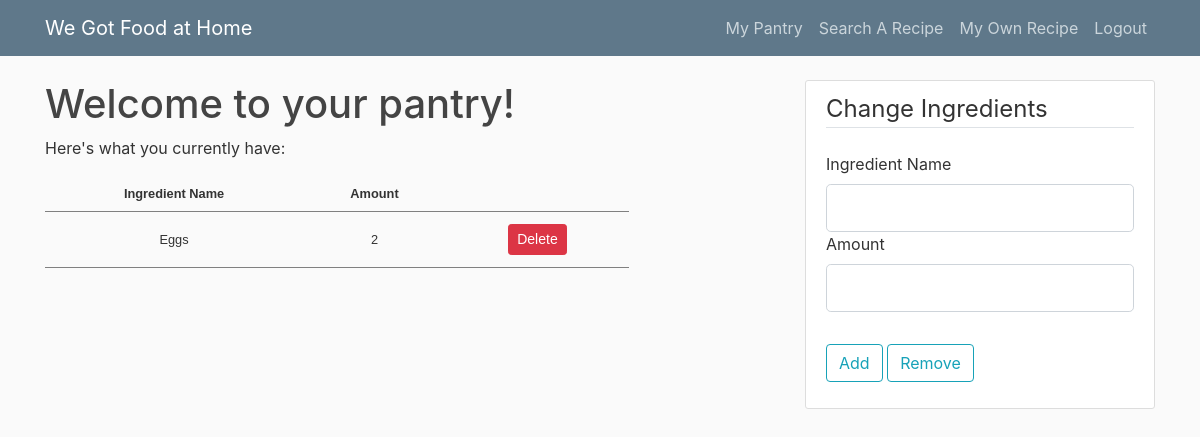
Before: /my_pantry (signed in) with the older database file.
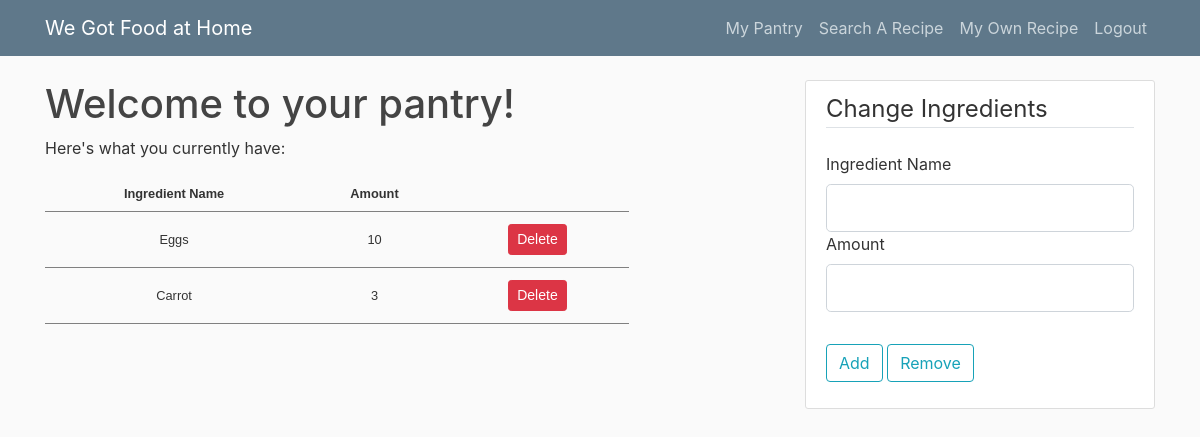
After: the same page with the newer database file.
### wdwh/models.py (models this page shows, shortened)
class Ingredient(db.Model):
    id = db.Column(db.Integer, primary_key=True)
    name = db.Column(db.String(100), nullable=False)
    qty = db.Column(db.Integer, nullable=False)
    exp_date = db.Column(db.DateTime)
    user_id = db.Column(db.Integer, db.ForeignKey('user.id'))
    recipe_id = db.Column(db.Integer, db.ForeignKey('recipe.id'))

### wdwh/routes.py (the view, shortened to what this page needs)
@app.route("/my_pantry", methods=["GET", "POST"])
@login_required
def my_pantry():
    add_ingr_form = AddIngredientForm()
    all_ingr = Ingredient.query.filter_by(user_id=current_user.id).all()
    return render_template("pantry.html", title="My Pantry", add_form=add_ingr_form, all_ingr=all_ingr)

### wdwh/forms.py (shortened to what this page needs)
class AddIngredientForm(FlaskForm):
    ingr_name = StringField("Ingredient Name", validators=[DataRequired()])
    qty = IntegerField("Amount", validators=[DataRequired()])
    add = SubmitField("Add")
    remove = SubmitField("Remove")

### wdwh/models.py (called while the page is built)
@login_manager.user_loader
def load_user(user_id):
    return User.query.get(int(user_id))

### wdwh/templates/pantry.html (shortened to what this page needs)
{% extends "layout.html" %}
{% block content %}
<body>
    <h1>Welcome to your pantry!</h1>
    <p>Here's what you currently have:</p>
    {% if all_ingr %}
        <table>
            <tr>
                <th>Ingredient Name</th>
                <th>Amount</th>
            </tr>
            {% for ingr in all_ingr %}
                <tr>
                    <td>{{ingr.name}}</td>
                    <td>{{ingr.qty}}</td>
                    <td>
                        <button type="button" class="btn btn-danger btn-sm m-1" data-toggle="modal" data-target="#deleteModal{{ingr.id}}">Delete</button>
                    </td>
                </tr>
            {% endfor %}
        </table>
    {% else %}
        <small class="text-muted">
            Your pantry is currently empty, try adding some ingredients!
        </small>
    {% endif %}
</body>
{% endblock content %}
{% block side %}
<div class="content-section">
    <form method="POST" action="">
        <fieldset class="form-group">
            <legend class="border-bottom mb-4">Change Ingredients</legend>
            <div class="form-group">
                {{ add_form.ingr_name.label(class="form-control-label") }}
                {% if add_form.ingr_name.errors %}
                    {{ add_form.ingr_name(class="form-control form-control-lg is-invalid") }}
                    <div class="invalid-feedback">
                        {% for error in add_form.ingr_name.errors %}
                            <span>{{ error }}</span>
                        {% endfor %}
                    </div>
                {% else %}
                    {{ add_form.ingr_name(class="form-control form-control-lg") }}
                {% endif %}
                {{ add_form.qty.label(class="form-control-label") }}
                {% if add_form.qty.errors %}
                    {{ add_form.qty(class="form-control form-control-lg is-invalid") }}
                    <div class="invalid-feedback">
                        {% for error in add_form.qty.errors %}
                            <span>{{ error }}</span>
                        {% endfor %}
                    </div>
                {% else %}
                    {{ add_form.qty(class="form-control form-control-lg") }}
                {% endif %}
            </div>
        </fieldset>
        <div class="form-group">
            {{ add_form.add(class="btn btn-outline-info") }}
            {{ add_form.remove(class="btn btn-outline-info") }}
        </div>
    </form>
</div>
{% endblock side %}

Changed rows visible on the page:
changed Ingredient "Eggs": qty "2" → "10"
added Ingredient: name "Carrot", qty "3"
